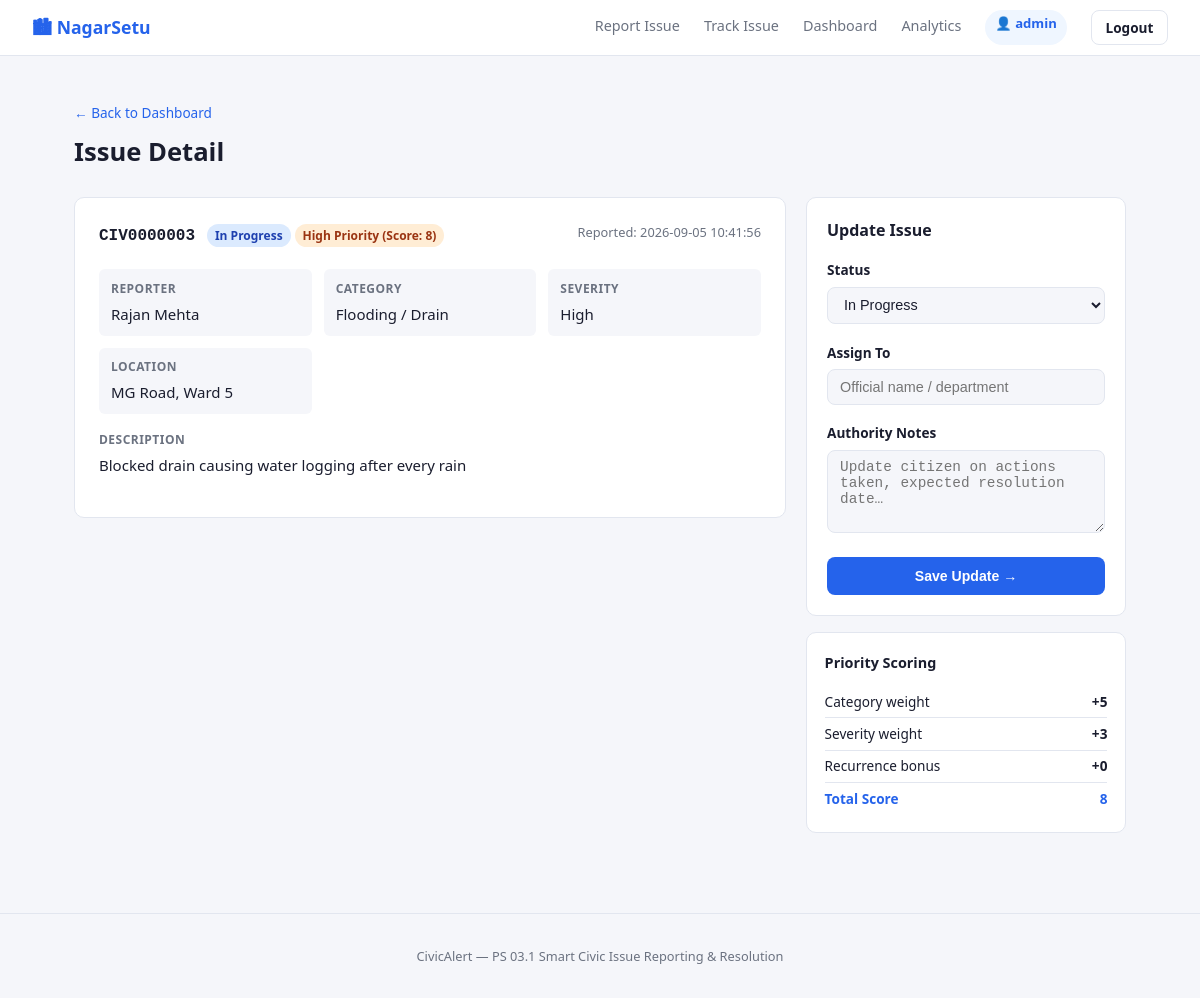
The app's page /admin/issue/CIV0000003 (signed in) with its own data.
### tables this page shows
CREATE TABLE issues (
        id          TEXT PRIMARY KEY,
        name        TEXT NOT NULL,
        phone       TEXT,
        category    TEXT NOT NULL,
        severity    TEXT NOT NULL,
        description TEXT NOT NULL,
        location    TEXT NOT NULL,
        photo       TEXT,
        status      TEXT DEFAULT 'Pending',
        priority_score INTEGER DEFAULT 0,
        priority_label TEXT DEFAULT 'Low',
        assigned_to TEXT,
        admin_notes TEXT,
        created_at  TEXT NOT NULL,
        updated_at  TEXT NOT NULL
    );

### app.py (the view, shortened to what this page needs)
@app.route('/admin/issue/<issue_id>', methods=['GET', 'POST'])
@login_required
def admin_issue(issue_id):
    conn = get_db()
    issue = conn.execute('SELECT * FROM issues WHERE id=?', (issue_id,)).fetchone()
    conn.close()
    if not issue:
        flash('Issue not found.', 'error')
        return redirect(url_for('admin'))
    return render_template('issue_detail.html', issue=issue)

### app.py (called while the page is built)
def login_required(f):
    @wraps(f)
    def decorated(*args, **kwargs):
        if not session.get('admin_logged_in'):
            flash('Please log in to access the authority dashboard.', 'error')
            return redirect(url_for('admin_login', next=request.path))
        return f(*args, **kwargs)
    return decorated

def get_db():
    conn = sqlite3.connect(DB_PATH)
    conn.row_factory = sqlite3.Row
    return conn

### templates/issue_detail.html (shortened to what this page needs)
{% extends "base.html" %}
{% block content %}
<div class="page-header">
  <a href="{{ url_for('admin') }}" class="back-link">← Back to Dashboard</a>
  <h1>Issue Detail</h1>
</div>
<div class="detail-layout">
  <div class="detail-main">
    <div class="issue-card">
      <div class="issue-card-header">
        <div>
          <span class="issue-id">{{ issue.id }}</span>
          <span class="badge badge-{{ issue.status | lower | replace(' ','_') }}">{{ issue.status }}</span>
          <span class="badge badge-priority-{{ issue.priority_label | lower }}">
            {{ issue.priority_label }} Priority (Score: {{ issue.priority_score }})
          </span>
        </div>
        <div class="issue-meta">Reported: {{ issue.created_at }}</div>
      </div>
      <div class="detail-grid">
        <div class="detail-item"><span class="label">Reporter</span><span>{{ issue.name }}</span></div>
        <div class="detail-item"><span class="label">Category</span><span>{{ issue.category }}</span></div>
        <div class="detail-item"><span class="label">Severity</span><span>{{ issue.severity }}</span></div>
        <div class="detail-item"><span class="label">Location</span><span>{{ issue.location }}</span></div>
      </div>
      <div class="detail-section">
        <span class="label">Description</span>
        <p>{{ issue.description }}</p>
      </div>
    </div>
  </div>
  <div class="detail-sidebar">
    <div class="update-card">
      <h2>Update Issue</h2>
      <form method="POST">
        <div class="form-group">
          <label for="status">Status</label>
          <select id="status" name="status" required>
            {% for s in ['Pending','In Progress','Resolved','Closed'] %}
            <option {{ 'selected' if issue.status==s }}>{{ s }}</option>
            {% endfor %}
          </select>
        </div>
        <div class="form-group">
          <label for="assigned_to">Assign To</label>
          <input type="text" id="assigned_to" name="assigned_to"
                 value="{{ issue.assigned_to or '' }}"
                 placeholder="Official name / department"/>
        </div>
        <div class="form-group">
          <label for="admin_notes">Authority Notes</label>
          <textarea id="admin_notes" name="admin_notes" rows="4"
                    placeholder="Update citizen on actions taken, expected resolution date…">{{ issue.admin_notes or '' }}</textarea>
        </div>
        <button type="submit" class="btn btn-primary btn-full">Save Update →</button>
      </form>
    </div>
    <div class="priority-box">
      <h3>Priority Scoring</h3>
      <div class="priority-row"><span>Category weight</span>
        <span class="score-val">+{{ {'Road Damage':5,'Flooding / Drain':5,'Power Outage':4,'Water Leakage':4,'Garbage Overflow':3,'Broken Streetlight':3}.get(issue.category, 2) }}</span>
      </div>
      <div class="priority-row"><span>Severity weight</span>
        <span class="score-val">+{{ {'High':3,'Medium':2,'Low':1}.get(issue.severity, 1) }}</span>
      </div>
      <div class="priority-row"><span>Recurrence bonus</span>
        <span class="score-val">+{{ issue.priority_score - ({'Road Damage':5,'Flooding / Drain':5,'Power Outage':4,'Water Leakage':4,'Garbage Overflow':3,'Broken Streetlight':3}.get(issue.category,2) + {'High':3,'Medium':2,'Low':1}.get(issue.severity,1)) }}</span>
      </div>
      <div class="priority-row total"><span>Total Score</span>
        <span class="score-val">{{ issue.priority_score }}</span>
      </div>
    </div>
  </div>
</div>
{% endblock %}

### static/style.css (style rules this page uses)
:root { --bg: #f5f6fa; --surface: #ffffff; --border: #e2e6ef; --text: #1a1d2e; --muted: #6b7280; --primary: #2563eb; --primary-h:#1d4ed8; --success: #16a34a; --warning: #d97706; --danger: #dc2626; --info: #0891b2; --radius: 8px; --shadow: 0 1px 4px rgba(0,0,0,.08); }
*, *::before, *::after { box-sizing: border-box; margin: 0; padding: 0; }
body { font-family: 'Segoe UI', system-ui, sans-serif; background: var(--bg); color: var(--text); font-size: 15px; line-height: 1.6; }
a { color: inherit; text-decoration: none; }
.page-header { margin-bottom: 1.5rem; }
.page-header h1 { font-size: 1.6rem; font-weight: 700; }
.back-link { font-size: .85rem; color: var(--primary); display: inline-block; margin-bottom: .5rem; }
.btn { display: inline-block; padding: .5rem 1.1rem; border-radius: var(--radius); font-size: .88rem; font-weight: 600; cursor: pointer; border: none; transition: background .15s, color .15s; }
.btn-primary { background: var(--primary); color: #fff; }
.btn-full { width: 100%; text-align: center; padding: .7rem; }
.badge { display: inline-block; padding: 2px 8px; border-radius: 20px; font-size: .75rem; font-weight: 600; }
.badge-in_progress { background:#dbeafe; color:#1e40af; }
.badge-priority-high { background:#ffedd5; color:#9a3412; }
.form-group { margin-bottom: 1.1rem; }
.form-group label { display: block; font-size: .85rem; font-weight: 600; margin-bottom: .35rem; }
.form-group input, .form-group select, .form-group textarea { width: 100%; padding: .55rem .75rem; border: 1.5px solid var(--border); border-radius: var(--radius); font-size: .9rem; background: var(--bg); color: var(--text); transition: border-color .15s; }
.issue-card { background: var(--surface); border: 1px solid var(--border); border-radius: 10px; padding: 1.5rem; }
.issue-card-header { display: flex; justify-content: space-between; align-items: flex-start; margin-bottom: 1.25rem; flex-wrap: wrap; gap: .5rem; }
.issue-id { font-weight: 700; font-size: 1rem; font-family: monospace; margin-right: .5rem; }
.issue-meta { color: var(--muted); font-size: .8rem; }
.detail-grid { display: grid; grid-template-columns: repeat(auto-fill, minmax(200px,1fr)); gap: .75rem; margin-bottom: 1rem; }
.detail-item { background: var(--bg); border-radius: 6px; padding: .6rem .75rem; }
.detail-section { margin: 1rem 0; }
.label { display: block; font-size: .75rem; font-weight: 700; color: var(--muted); text-transform: uppercase; letter-spacing: .04em; margin-bottom: .25rem; }
.detail-layout { display: flex; gap: 1.25rem; align-items: flex-start; }
.detail-main { flex: 1; min-width: 0; }
.detail-sidebar { width: 320px; flex-shrink: 0; }
.update-card { background: var(--surface); border: 1px solid var(--border); border-radius: 10px; padding: 1.25rem; margin-bottom: 1rem; }
.update-card h2 { font-size: 1rem; font-weight: 700; margin-bottom: 1rem; }
.priority-box { background: var(--surface); border: 1px solid var(--border); border-radius: 10px; padding: 1.1rem; }
.priority-box h3 { font-size: .9rem; font-weight: 700; margin-bottom: .75rem; }
.priority-row { display: flex; justify-content: space-between; font-size: .85rem; padding: .3rem 0; border-bottom: 1px solid var(--border); }
.priority-row.total { border-bottom: none; font-weight: 700; color: var(--primary); }
.score-val { font-weight: 700; }

### records on screen
issues: id "CIV0000003", status "In Progress", priority_label "High", priority_score "8", created_at "2026-09-05 10:41:56", name "Rajan Mehta", category "Flooding / Drain", severity "High", location "MG Road, Ward 5", description "Blocked drain causing water logging after every rain", category "5", severity "3", priority_score+category+severity "0"

### other values on screen
{{ session.get('admin_user') }} "admin"
form field status "In Progress"
